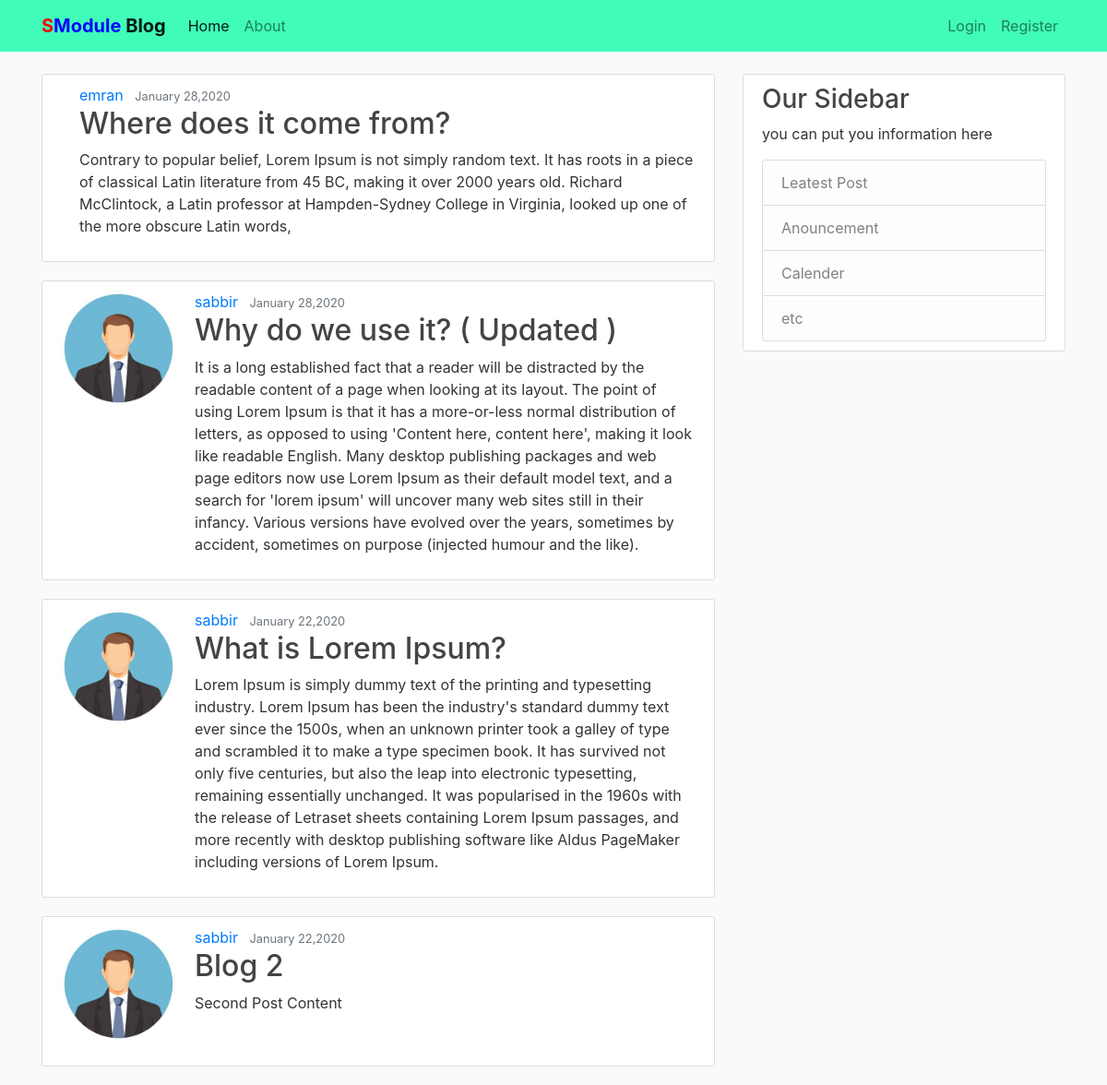
The app's page /, older data.
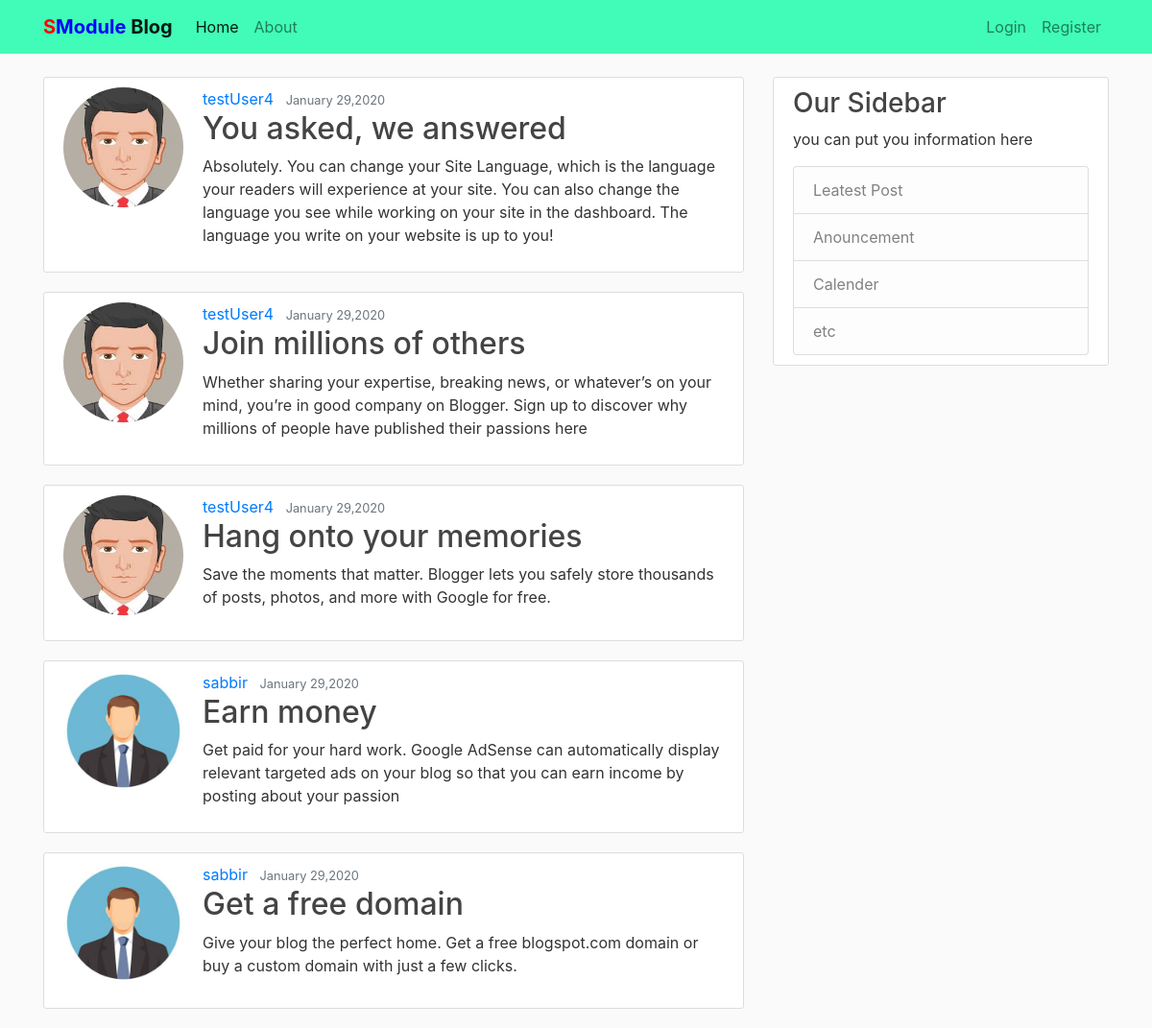
The same page, newer data.
### blog/models.py (models this page shows, shortened)
class Posts(models.Model):
    title = models.CharField(max_length=100)
    content = models.TextField()
    date_posted = models.DateTimeField(default=timezone.now)
    author = models.ForeignKey(User, on_delete=models.CASCADE)

### users/models.py (models this page shows, shortened)
class Profile(models.Model):
    user = models.OneToOneField(User, on_delete=models.CASCADE)
    image = models.ImageField(default='demo.jpg', upload_to='profile_pics')

### blog/views.py (the view)
class PostListView(ListView):
    model = Posts
    template_name = 'blog/home.html'
    context_object_name = 'posts'
    ordering = ['-date_posted']
    paginate_by = 5

### blog/templates/blog/home.html
{% extends "blog/base.html" %}
{% block content %}
    {% for post in posts %}
      <article class="media content-section">
        <img class="rounded-circle account-img" src="{{ post.author.profile.image.url }}" alt="">
        <div class="media-body">
          <div class="article-metadata">
            <a href="#" class="mr-2">{{ post.author }}</a>
            <small class="text-muted">{{ post.date_posted|date:"F d,Y" }}</small>
          </div>
          <h2><a class="article-title" href="{% url 'blog-detail' post.id %}">{{ post.title }}</a></h2>
          <p class="article-content">{{ post.content }}</p>
        </div>
      </article>
    {% endfor %}
{% endblock %}

Row changes from the older to the newer data that the page shows:
no longer on this page (row unchanged): Posts: author "emran", date_posted "January 28,2020", title "Where does it come from?", content "Contrary to popular belief, Lorem Ipsum is not simply random text. It has roots in a piece of classical Latin literature from 45 BC, making it over 2000 years old. Richard McClintock, a Latin professor at Hampden-Sydney College in Virginia, looked up one of the more obscure Latin words,"
no longer on this page (row unchanged): Posts: author.profile.image (picture), author "sabbir", date_posted "January 28,2020", title "Why do we use it? ( Updated )", content "It is a long established fact that a reader will be distracted by the readable content of a page when looking at its layout. The point of using Lorem Ipsum is that it has a more-or-less normal distribution of letters, as opposed to using 'Content here, content here', making it look like readable English. Many desktop publishing packages and web page editors now use Lorem Ipsum as their default model text, and a search for 'lorem ipsum' will uncover many web sites still in their infancy. Various versions have evolved over the years, sometimes by accident, sometimes on purpose (injected humour and the like)."
no longer on this page (row unchanged): Posts: author.profile.image (picture), author "sabbir", date_posted "January 22,2020", title "What is Lorem Ipsum?", content "Lorem Ipsum is simply dummy text of the printing and typesetting industry. Lorem Ipsum has been the industry's standard dummy text ever since the 1500s, when an unknown printer took a galley of type and scrambled it to make a type specimen book. It has survived not only five centuries, but also the leap into electronic typesetting, remaining essentially unchanged. It was popularised in the 1960s with the release of Letraset sheets containing Lorem Ipsum passages, and more recently with desktop publishing software like Aldus PageMaker including versions of Lorem Ipsum."
no longer on this page (row unchanged): Posts: author.profile.image (picture), author "sabbir", date_posted "January 22,2020", title "Blog 2", content "Second Post Content"
added Posts: author.profile.image (picture), author "testUser4", date_posted "January 29,2020", title "You asked, we answered", content "Absolutely. You can change your Site Language, which is the language your readers will experience at your site. You can also change the language you see while working on your site in the dashboard. The language you write on your website is up to you!"
added Posts: author.profile.image (picture), author "testUser4", date_posted "January 29,2020", title "Join millions of others", content "Whether sharing your expertise, breaking news, or whatever’s on your mind, you’re in good company on Blogger. Sign up to discover why millions of people have published their passions here"
added Posts: author.profile.image (picture), author "testUser4", date_posted "January 29,2020", title "Hang onto your memories", content "Save the moments that matter. Blogger lets you safely store thousands of posts, photos, and more with Google for free."
added Posts: author.profile.image (picture), author "sabbir", date_posted "January 29,2020", title "Earn money", content "Get paid for your hard work. Google AdSense can automatically display relevant targeted ads on your blog so that you can earn income by posting about your passion"
added Posts: author.profile.image (picture), author "sabbir", date_posted "January 29,2020", title "Get a free domain", content "Give your blog the perfect home. Get a free blogspot.com domain or buy a custom domain with just a few clicks."
